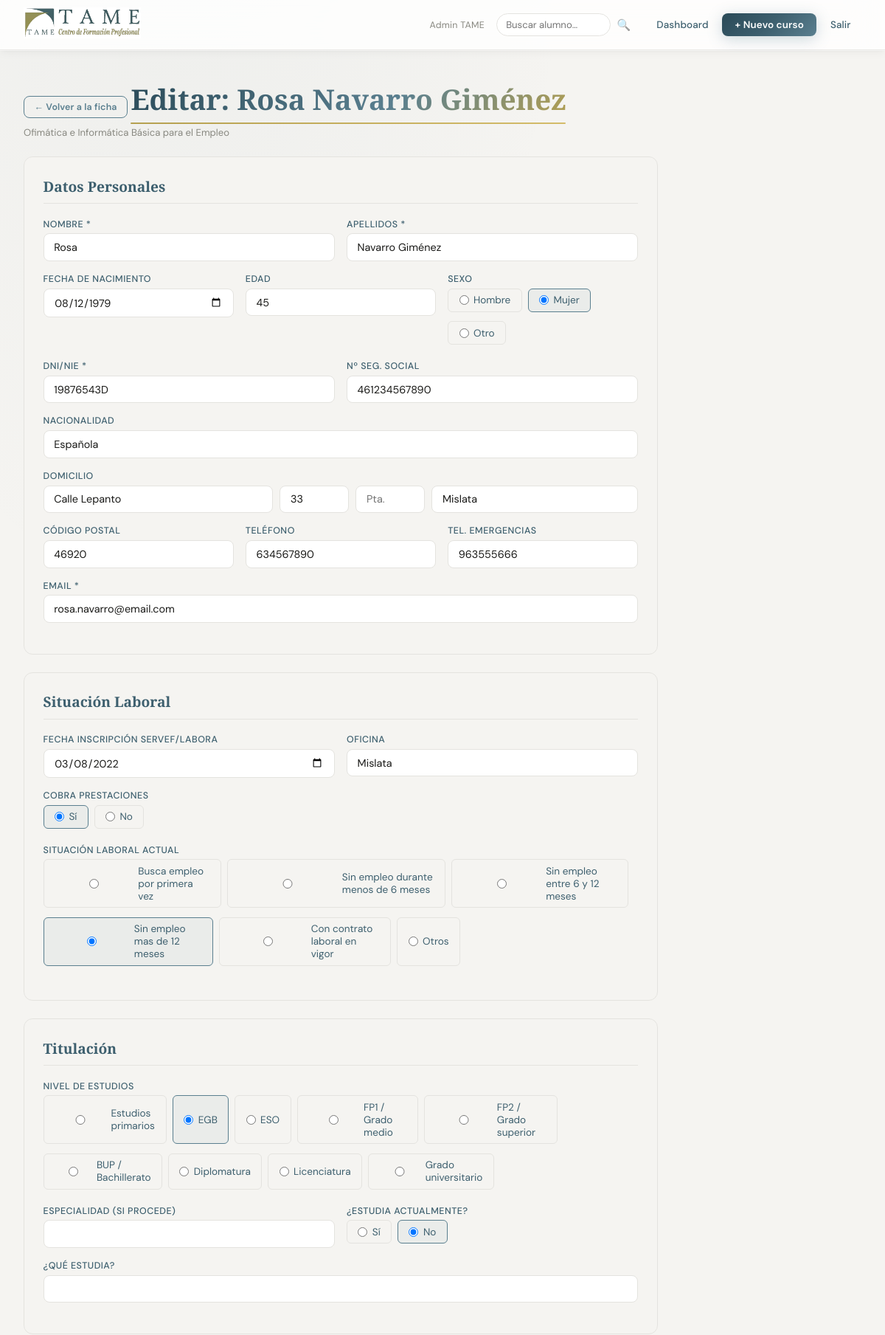
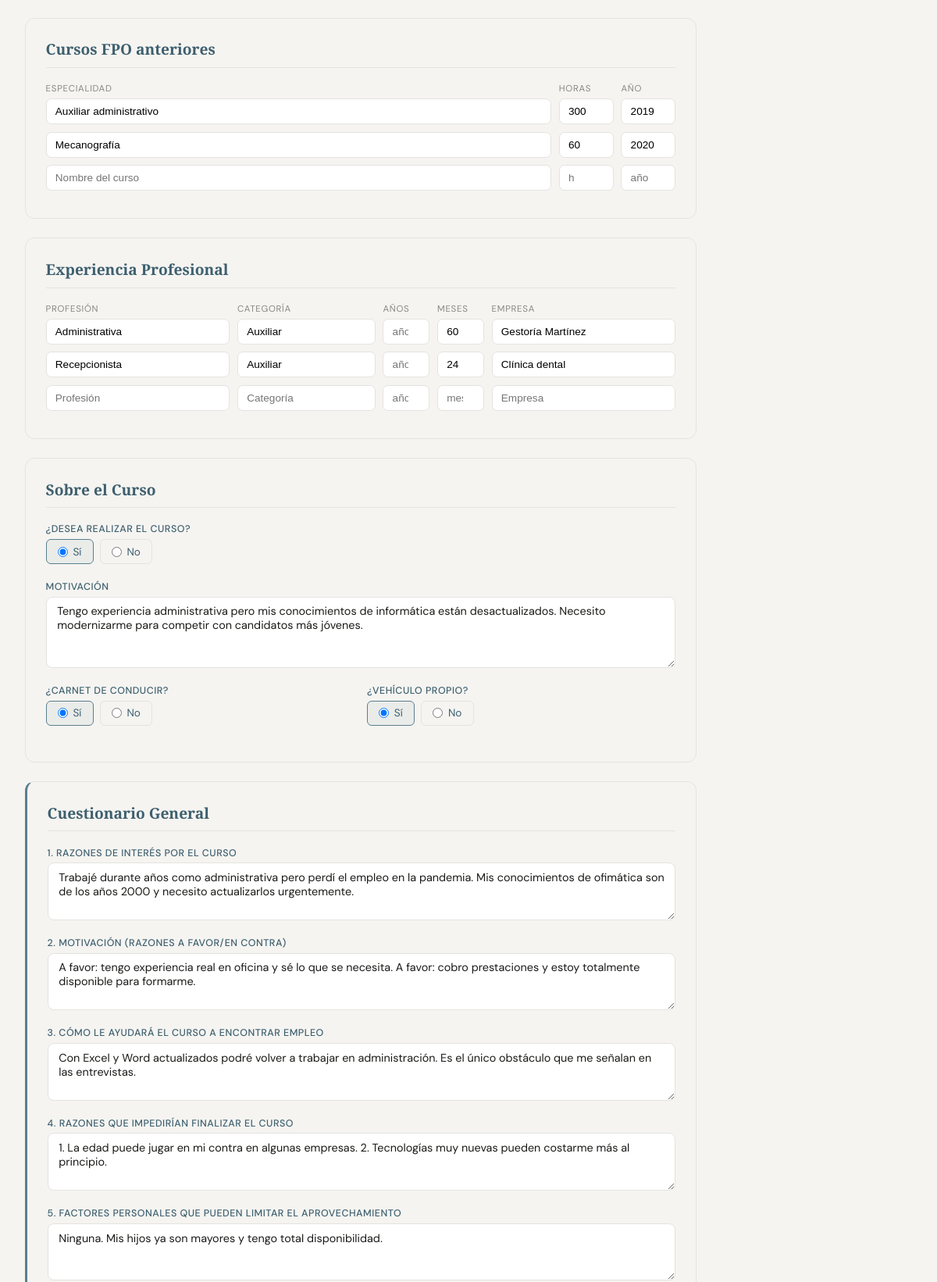
The app's page /alumno/5/editar (signed in, upper part) with its own data (2 pictures, top to bottom).
### tables this page shows
CREATE TABLE alumnos (
            id INTEGER PRIMARY KEY AUTOINCREMENT,
            curso_id INTEGER NOT NULL,
            nombre TEXT NOT NULL,
            apellidos TEXT NOT NULL,
            fecha_nacimiento TEXT, domicilio TEXT,
            numero TEXT, puerta TEXT, poblacion TEXT, cp TEXT,
            telefono TEXT, telefono_emergencias TEXT,
            email TEXT, edad TEXT, sexo TEXT,
            nacionalidad TEXT, dni TEXT, seg_social TEXT, expediente TEXT,
            fecha_inscripcion_servef TEXT, oficina_servef TEXT,
            cobra_prestaciones TEXT, situacion_laboral TEXT,
            titulacion TEXT, titulacion_especialidad TEXT,
            estudia_actualmente TEXT, que_estudia TEXT,
            cursos_fpo TEXT DEFAULT "[]",
            experiencia TEXT DEFAULT "[]",
            desea_realizar TEXT, motivacion TEXT,
            tiene_carnet TEXT, tiene_vehiculo TEXT,
            razon_interes TEXT, razon_motivacion TEXT,
            razon_empleo TEXT, razon_impedimentos TEXT,
            razon_limitaciones TEXT, observaciones TEXT,
            acepta_compromiso TEXT,
            respuestas_prueba TEXT DEFAULT "{}",
            estado TEXT DEFAULT "pendiente",
            puntuacion_ia REAL, analisis_ia TEXT,
            creado_en TEXT DEFAULT CURRENT_TIMESTAMP
        , notas TEXT DEFAULT '');

CREATE TABLE cursos (
            id INTEGER PRIMARY KEY AUTOINCREMENT,
            nombre TEXT NOT NULL,
            codigo TEXT,
            fecha_inicio TEXT,
            fecha_fin TEXT,
            plazas INTEGER DEFAULT 20,
            descripcion TEXT,
            preguntas_prueba TEXT DEFAULT '[]',
            creado_en TEXT DEFAULT CURRENT_TIMESTAMP
        , archivado INTEGER DEFAULT 0, inscripciones_abiertas INTEGER DEFAULT 1);

### app.py (the view, shortened to what this page needs)
@app.route('/alumno/<int:aid>/editar', methods=['GET', 'POST'])
@login_required
def editar_alumno(aid):
    conn   = get_db()
    alumno = conn.execute("""
        SELECT a.*, c.nombre as curso_nombre, c.id as curso_id,
               c.preguntas_prueba
        FROM alumnos a JOIN cursos c ON c.id=a.curso_id WHERE a.id=?
    """, (aid,)).fetchone()
    if not alumno:
        return 'No encontrado', 404
    preguntas = json.loads(alumno['preguntas_prueba'] or '[]')
    fpo = json.loads(alumno['cursos_fpo'] or '[]')
    exp = json.loads(alumno['experiencia'] or '[]')
    respuestas = json.loads(alumno['respuestas_prueba'] or '{}')
    return render_template('editar_alumno.html', alumno=alumno, fpo=fpo, exp=exp,
                           preguntas=preguntas, respuestas=respuestas)

### app.py (called while the page is built)
def get_db():
    if 'db' not in g:
        g.db = sqlite3.connect(DB)
        g.db.row_factory = sqlite3.Row
    return g.db

def login_required(f):
    @wraps(f)
    def decorated(*args, **kwargs):
        if 'user_id' not in session:
            return redirect(url_for('login'))
        return f(*args, **kwargs)
    return decorated

### templates/editar_alumno.html (shortened to what this page needs)
{% extends 'base.html' %}
{% block content %}
<div style="display:flex;justify-content:space-between;align-items:center;margin-bottom:1.5rem;flex-wrap:wrap;gap:0.75rem;">
  <div>
    <a href="{{ url_for('ver_alumno', aid=alumno.id) }}" class="btn btn-outline btn-sm" style="margin-bottom:0.5rem;">← Volver a la ficha</a>
    <h1 class="page-title" style="margin-bottom:0;">Editar: {{ alumno.nombre }} {{ alumno.apellidos }}</h1>
    <p style="font-size:0.82rem;color:var(--gris-t);margin-top:0.2rem;">{{ alumno.curso_nombre }}</p>
  </div>
</div>
<form method="POST" action="{{ url_for('editar_alumno', aid=alumno.id) }}" style="max-width:860px;">
  <div class="section">
    <div class="section-title">Datos Personales</div>
    <div class="g2">
      <div class="fg"><label>Nombre *</label><input type="text" name="nombre" value="{{ alumno.nombre }}" required></div>
      <div class="fg"><label>Apellidos *</label><input type="text" name="apellidos" value="{{ alumno.apellidos }}" required></div>
    </div>
    <div class="g3">
      <div class="fg"><label>Fecha de nacimiento</label><input type="date" name="fecha_nacimiento" value="{{ alumno.fecha_nacimiento or '' }}"></div>
      <div class="fg"><label>Edad</label><input type="number" name="edad" value="{{ alumno.edad or '' }}" min="16" max="99"></div>
      <div class="fg"><label>Sexo</label>
        <div class="rg">
          {% for v in ['Hombre','Mujer','Otro'] %}
          <label><input type="radio" name="sexo" value="{{ v }}" {% if alumno.sexo==v %}checked{% endif %}> {{ v }}</label>
          {% endfor %}
        </div>
      </div>
    </div>
    <div class="g2">
      <div class="fg"><label>DNI/NIE *</label><input type="text" name="dni" value="{{ alumno.dni or '' }}" required></div>
      <div class="fg"><label>Nº Seg. Social</label><input type="text" name="seg_social" value="{{ alumno.seg_social or '' }}"></div>
    </div>
    <div class="fg"><label>Nacionalidad</label><input type="text" name="nacionalidad" value="{{ alumno.nacionalidad or 'Española' }}"></div>
    <div class="fg">
      <label>Domicilio</label>
      <div class="g4">
        <input type="text" name="domicilio" value="{{ alumno.domicilio or '' }}" placeholder="Calle / Avenida / Plaza">
        <input type="text" name="numero"    value="{{ alumno.numero or '' }}"   placeholder="Nº">
        <input type="text" name="puerta"    value="{{ alumno.puerta or '' }}"   placeholder="Pta.">
        <input type="text" name="poblacion" value="{{ alumno.poblacion or '' }}" placeholder="Población">
      </div>
    </div>
    <div class="g3">
      <div class="fg"><label>Código postal</label><input type="text" name="cp" value="{{ alumno.cp or '' }}"></div>
      <div class="fg"><label>Teléfono</label><input type="tel" name="telefono" value="{{ alumno.telefono or '' }}" required></div>
      <div class="fg"><label>Tel. emergencias</label><input type="tel" name="telefono_emergencias" value="{{ alumno.telefono_emergencias or '' }}"></div>
    </div>
    <div class="fg"><label>Email *</label><input type="email" name="email" value="{{ alumno.email or '' }}" required></div>
  </div>
  <div class="section">
    <div class="section-title">Situación Laboral</div>
    <div class="g2">
      <div class="fg"><label>Fecha inscripción SERVEF/Labora</label><input type="date" name="fecha_inscripcion_servef" value="{{ alumno.fecha_inscripcion_servef or '' }}"></div>
      <div class="fg"><label>Oficina</label><input type="text" name="oficina_servef" value="{{ alumno.oficina_servef or '' }}"></div>
    </div>
    <div class="fg"><label>Cobra prestaciones</label>
      <div class="rg">
        {% for v in ['Sí','No'] %}
        <label><input type="radio" name="cobra_prestaciones" value="{{ v }}" {% if alumno.cobra_prestaciones==v %}checked{% endif %}> {{ v }}</label>
        {% endfor %}
      </div>
    </div>
    <div class="fg"><label>Situación laboral actual</label>
      <div class="rg">
        {% for v in ['Busca empleo por primera vez','Sin empleo durante menos de 6 meses','Sin empleo entre 6 y 12 meses','Sin empleo mas de 12 meses','Con contrato laboral en vigor','Otros'] %}
        <label><input type="radio" name="situacion_laboral" value="{{ v }}" {% if alumno.situacion_laboral==v %}checked{% endif %}> {{ v }}</label>
        {% endfor %}
      </div>
    </div>
  </div>
  <div class="section">
    <div class="section-title">Titulación</div>
    <div class="fg"><label>Nivel de estudios</label>
      <div class="rg">
        {% for v in ['Estudios primarios','EGB','ESO','FP1 / Grado medio','FP2 / Grado superior','BUP / Bachillerato','Diplomatura','Licenciatura','Grado universitario'] %}
        <label><input type="radio" name="titulacion" value="{{ v }}" {% if alumno.titulacion==v %}checked{% endif %}> {{ v }}</label>
        {% endfor %}
      </div>
    </div>
    <div class="g2">
      <div class="fg"><label>Especialidad (si procede)</label><input type="text" name="titulacion_especialidad" value="{{ alumno.titulacion_especialidad or '' }}"></div>
      <div class="fg"><label>¿Estudia actualmente?</label>
        <div class="rg">
          {% for v in ['Sí','No'] %}
          <label><input type="radio" name="estudia_actualmente" value="{{ v }}" {% if alumno.estudia_actualmente==v %}checked{% endif %}> {{ v }}</label>
          {% endfor %}
        </div>
      </div>
    </div>
    <div class="fg"><label>¿Qué estudia?</label><input type="text" name="que_estudia" value="{{ alumno.que_estudia or '' }}"></div>
  </div>
  <div class="section">
    <div class="section-title">Cursos FPO anteriores</div>
    <div class="hdr fpo"><span>Especialidad</span><span>Horas</span><span>Año</span></div>
    {% for i in range(1,4) %}
    {% set c = fpo[i-1] if fpo|length >= i else {} %}
    <div class="fpo-row">
      <input type="text"   name="fpo_esp_{{ i }}" value="{{ c.get('especialidad','') }}" placeholder="Nombre del curso">
      <input type="number" name="fpo_h_{{ i }}"   value="{{ c.get('horas','') }}"        placeholder="h">
      <input type="number" name="fpo_a_{{ i }}"   value="{{ c.get('anyo','') }}"          placeholder="año">
    </div>
    {% endfor %}
  </div>
  <div class="section">
    <div class="section-title">Experiencia Profesional</div>
    <div class="hdr exp"><span>Profesión</span><span>Categoría</span><span>Años</span><span>Meses</span><span>Empresa</span></div>
    {% for i in range(1,4) %}
    {% set e = exp[i-1] if exp|length >= i else {} %}
    <div class="exp-row">
      <input type="text"   name="exp_p_{{ i }}" value="{{ e.get('profesion','') }}"  placeholder="Profesión">
      <input type="text"   name="exp_c_{{ i }}" value="{{ e.get('categoria','') }}"  placeholder="Categoría">
      <input type="number" name="exp_a_{{ i }}" value="{{ e.get('anios','') }}"      placeholder="años" min="0" max="50">
      <input type="number" name="exp_m_{{ i }}" value="{{ e.get('meses','') }}"      placeholder="meses" min="0" max="11">
      <input type="text"   name="exp_e_{{ i }}" value="{{ e.get('empresa','') }}"    placeholder="Empresa">
    </div>
    {% endfor %}
  </div>
  <div class="section">
    <div class="section-title">Sobre el Curso</div>
    <div class="fg"><label>¿Desea realizar el curso?</label>
      <div class="rg">
        {% for v in ['Sí','No'] %}
        <label><input type="radio" name="desea_realizar" value="{{ v }}" {% if alumno.desea_realizar==v %}checked{% endif %}> {{ v }}</label>
        {% endfor %}
      </div>
    </div>
    <div class="fg"><label>Motivación</label>
      <textarea name="motivacion" rows="4">{{ alumno.motivacion or '' }}</textarea>
    </div>
    <div class="g2">
      <div class="fg"><label>¿Carnet de conducir?</label>
        <div class="rg">
          {% for v in ['Sí','No'] %}
          <label><input type="radio" name="tiene_carnet" value="{{ v }}" {% if alumno.tiene_carnet==v %}checked{% endif %}> {{ v }}</label>
          {% endfor %}
        </div>
      </div>
      <div class="fg"><label>¿Vehículo propio?</label>
        <div class="rg">
          {% for v in ['Sí','No'] %}
          <label><input type="radio" name="tiene_vehiculo" value="{{ v }}" {% if alumno.tiene_vehiculo==v %}checked{% endif %}> {{ v }}</label>
          {% endfor %}
        </div>
      </div>
    </div>
  </div>
  <div class="section" style="border-left:3px solid var(--azul);">
    <div class="section-title">Cuestionario General</div>
    {% for campo, label in [
      ('razon_interes',    '1. Razones de interés por el curso'),
      ('razon_motivacion', '2. Motivación (razones a favor/en contra)'),
      ('razon_empleo',     '3. Cómo le ayudará el curso a encontrar empleo'),
      ('razon_impedimentos','4. Razones que impedirían finalizar el curso'),
      ('razon_limitaciones','5. Factores personales que pueden limitar el aprovechamiento'),
      ('observaciones',    '6. Observaciones'),
    ] %}
    <div class="fg">
      <label>{{ label }}</label>
      <textarea name="{{ campo }}" rows="3">{{ alumno[campo] or '' }}</textarea>
    </div>
    {% endfor %}
  </div>
</form>
{% endblock %}

### templates/base.html (style rules this page uses)
:root { --azul: #5a7f8f; --azul-d: #3d5f6e; --azul-xl: #2a4a58; --dorado: #b5a050; --dorado-l: #d4bc6a; --dorado-xl:#e8d48a; --blanco: #ffffff; --gris-f: #f5f4f1; --gris-l: #e4e3df; --gris-t: #888880; --negro: #1a1a18; --verde: #3d6b4a; --rojo: #9a3535; --naranja: #a86828; --grad-hero: linear-gradient(135deg, #2a4a58 0%, #3d5f6e 50%, #5a7f8f 100%); --grad-gold: linear-gradient(135deg, #b5a050 0%, #d4bc6a 100%); --grad-card: linear-gradient(135deg, rgba(255,255,255,0.9) 0%, rgba(247,247,245,0.6) 100%); --shadow-sm: 0 1px 3px rgba(0,0,0,0.06), 0 4px 12px rgba(0,0,0,0.04); --shadow-md: 0 4px 16px rgba(0,0,0,0.08), 0 1px 4px rgba(0,0,0,0.04); --shadow-lg: 0 8px 32px rgba(0,0,0,0.12), 0 2px 8px rgba(0,0,0,0.06); --shadow-gold: 0 4px 20px rgba(181,160,80,0.25); --shadow-azul: 0 4px 20px rgba(90,127,143,0.3); }
*, *::before, *::after { box-sizing: border-box; margin: 0; padding: 0; }
body { font-family: 'DM Sans', sans-serif; background: var(--gris-f); color: var(--negro); min-height: 100vh; }
body::before { content: ''; position: fixed; inset: 0; z-index: -1; background: radial-gradient(ellipse 80% 50% at 20% -10%, rgba(90,127,143,0.06) 0%, transparent 60%), radial-gradient(ellipse 60% 40% at 80% 110%, rgba(181,160,80,0.05) 0%, transparent 60%), var(--gris-f); }
.page-title { font-family: 'Cormorant Garamond', serif; font-size: 2.4rem; font-weight: 600; background: linear-gradient(135deg, var(--azul-xl) 0%, var(--azul) 60%, var(--dorado) 100%); -webkit-background-clip: text; -webkit-text-fill-color: transparent; background-clip: text; padding-bottom: 0.5rem; margin-bottom: 2rem; display: inline-block; position: relative; }
.page-title::after { content: ''; position: absolute; bottom: 0; left: 0; width: 100%; height: 2px; background: var(--grad-gold); border-radius: 2px; }
.btn { display: inline-flex; align-items: center; gap: 0.4rem; padding: 0.55rem 1.25rem; border-radius: 10px; border: none; cursor: pointer; font-family: 'DM Sans', sans-serif; font-size: 0.85rem; font-weight: 600; text-decoration: none; transition: all 0.2s; letter-spacing: 0.01em; position: relative; overflow: hidden; }
.btn::after { content: ''; position: absolute; inset: 0; background: rgba(255,255,255,0); transition: background 0.18s; }
.btn-outline { background: transparent; border: 1.5px solid var(--azul); color: var(--azul); }
.btn-sm { padding: 0.38rem 0.85rem; font-size: 0.78rem; border-radius: 8px; }
main > * { animation: fadeUp 0.35s ease both; }
main > *:nth-child(2) { animation-delay: 0.05s; }
main > *:nth-child(3) { animation-delay: 0.1s; }

### templates/editar_alumno.html (style rules this page uses)
.section { background:var(--gris-f);border:1px solid var(--gris-l);border-radius:12px;padding:1.6rem;margin-bottom:1.5rem; }
.section-title { font-family:'Cormorant Garamond',serif;font-size:1.2rem;font-weight:600;color:var(--azul-d);border-bottom:1px solid var(--gris-l);padding-bottom:0.6rem;margin-bottom:1.2rem; }
.fg { margin-bottom:1rem; }
.fg label { display:block;font-size:0.78rem;font-weight:500;color:var(--azul-d);margin-bottom:0.3rem;text-transform:uppercase;letter-spacing:0.04em; }
.fg input,.fg select,.fg textarea { width:100%;padding:0.55rem 0.85rem;border:1.5px solid var(--gris-l);border-radius:8px;font-family:'DM Sans',sans-serif;font-size:0.9rem;background:white;color:var(--negro); }
.g2 { display:grid;grid-template-columns:1fr 1fr;gap:1rem; }
.g3 { display:grid;grid-template-columns:1fr 1fr 1fr;gap:1rem; }
.g4 { display:grid;grid-template-columns:2fr 0.6fr 0.6fr 1.8fr;gap:0.6rem; }
.rg { display:flex;flex-wrap:wrap;gap:0.5rem; }
.rg label { display:flex;align-items:center;gap:0.4rem;padding:0.4rem 0.9rem;border-radius:6px;border:1.5px solid var(--gris-l);cursor:pointer;font-size:0.85rem;text-transform:none;letter-spacing:0;font-weight:400; }
.rg label:has(input:checked) { border-color:var(--azul);background:rgba(90,127,143,0.07);color:var(--azul-d); }
.fpo-row,.exp-row { display:grid;gap:0.6rem;margin-bottom:0.6rem; }
.fpo-row { grid-template-columns:1fr 70px 70px; }
.exp-row { grid-template-columns:1.6fr 1.2fr 60px 60px 1.6fr; }
.fpo-row input,.exp-row input { padding:0.5rem 0.7rem;border:1.5px solid var(--gris-l);border-radius:7px;font-size:0.85rem;width:100%;min-width:0; }
.hdr { display:grid;gap:0.6rem;margin-bottom:0.3rem;font-size:0.72rem;text-transform:uppercase;letter-spacing:0.06em;color:var(--gris-t); }
.hdr.fpo { grid-template-columns:1fr 70px 70px; }
.hdr.exp { grid-template-columns:1.6fr 1.2fr 60px 60px 1.6fr; }

### records on screen
alumnos: nombre "Rosa", apellidos "Navarro Giménez", fecha_nacimiento "08/12/1979", edad "45", sexo "☐ Hombre" "☑ Mujer" "☐ Otro", dni "19876543D", seg_social "461234567890", nacionalidad "Española", domicilio "Calle Lepanto", numero "33", poblacion "Mislata", cp "46920", telefono "634567890", telefono_emergencias "963555666", email "rosa.navarro@email.com", fecha_inscripcion_servef "03/08/2022", oficina_servef "Mislata", cobra_prestaciones "☑ Sí" "☐ No", situacion_laboral "☐ Busca empleo por primera vez" "☐ Sin empleo durante menos de 6" "☐ Sin empleo entre 6 y 12 meses" "☑ Sin empleo mas de 12 meses" "☐ Con contrato laboral en vigor" "☐ Otros", titulacion "☐ Estudios primarios" "☑ EGB" "☐ ESO" "☐ FP1 / Grado medio" "☐ FP2 / Grado superior" "☐ BUP / Bachillerato" "☐ Diplomatura" "☐ Licenciatura" "☐ Grado universitario", estudia_actualmente "☐ Sí" "☑ No", desea_realizar "☑ Sí" "☐ No", motivacion "Tengo experiencia administrativa pero mis conocimientos de informática están desactualizados. Necesito modernizarme para competir con candidatos más jóvenes.", tiene_carnet "☑ Sí" "☐ No", tiene_vehiculo "☑ Sí" "☐ No", razon_interes "Trabajé durante años como administrativa pero perdí el empleo en la pandemia. Mis conocimientos de ofimática son de los años 2000 y necesito actualizarlos urgentemente." "A favor: tengo experiencia real en oficina y sé lo que se necesita. A favor: cobro prestaciones y estoy totalmente disponible para formarme." "Con Excel y Word actualizados podré volver a trabajar en administración. Es el único obstáculo que me señalan en las entrevistas." "1. La edad puede jugar en mi contra en algunas empresas. 2. Tecnologías muy nuevas pueden costarme más al principio." "Ninguna. Mis hijos ya son mayores y tengo total disponibilidad."
cursos: curso_nombre "Ofimática e Informática Básica para el Empleo"

### other values on screen
{{ session.user_nombre }} "Admin TAME"
{{ v }} "Hombre" "Mujer" "Otro"
{{ v }} "Sí" "No"
{{ v }} "Busca empleo por primera vez" "Sin empleo durante menos de 6 meses" "Sin empleo entre 6 y 12 meses" "Sin empleo mas de 12 meses" "Con contrato laboral en vigor" "Otros"
{{ v }} "Estudios primarios" "EGB" "ESO" "FP1 / Grado medio" "FP2 / Grado superior" "BUP / Bachillerato" "Diplomatura" "Licenciatura" "Grado universitario"
{{ label }} "1. RAZONES DE INTERÉS POR EL CURSO" "2. MOTIVACIÓN (RAZONES A FAVOR/EN CONTRA)" "3. CÓMO LE AYUDARÁ EL CURSO A ENCONTRAR EMPLEO" "4. RAZONES QUE IMPEDIRÍAN FINALIZAR EL CURSO" "5. FACTORES PERSONALES QUE PUEDEN LIMITAR EL APROVECHAMIENTO"
